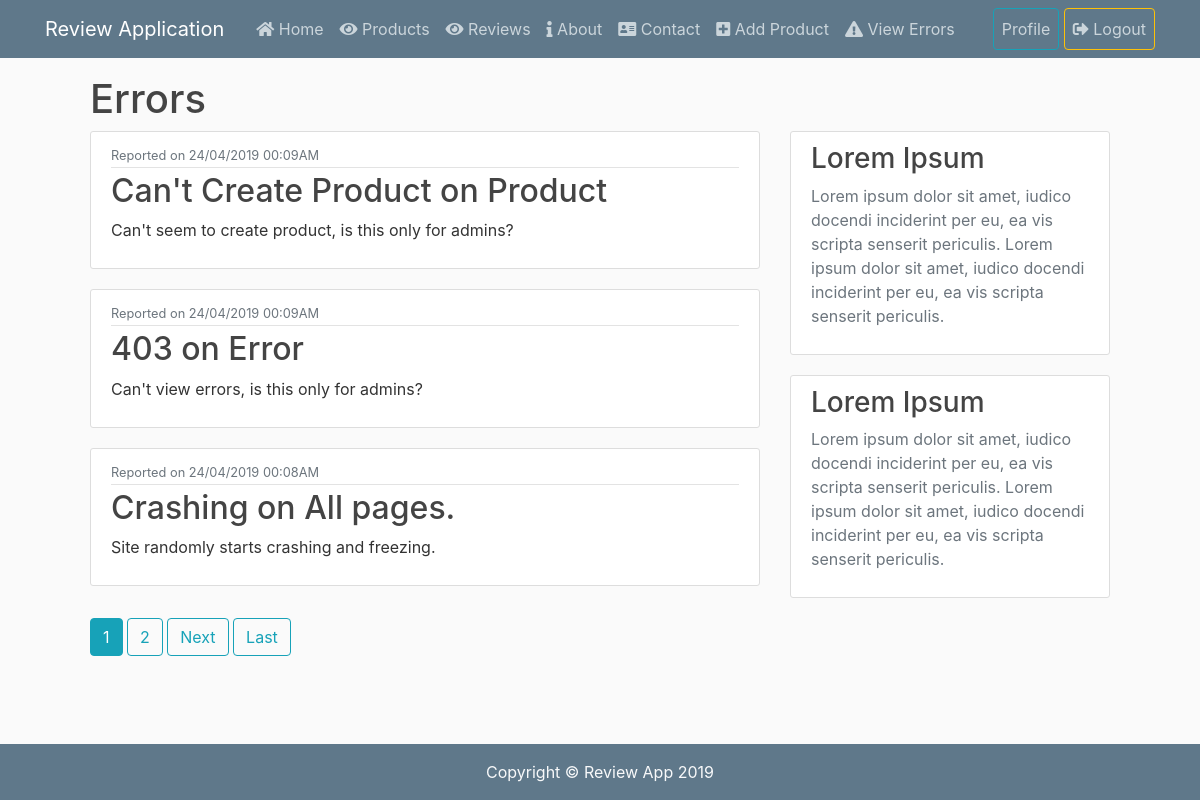
The page /error/ (signed in) on the database its author committed.
### reviewApp/models.py (models this page shows, shortened)
class Error(models.Model):
	type = models.CharField(max_length=50)
	page = models.CharField(max_length=100)
	description = models.TextField()
	reportdate = models.DateTimeField(auto_now_add=True)

### reviewApp/views.py (the view)
# urls.py: path('error/', ErrorListView.as_view(), name='reviewApp-error'),
class ErrorListView(LoginRequiredMixin, UserPassesTestMixin, ListView):
	model = Error
	template_name = 'reviewApp/error.html'
	context_object_name = 'errors'
	ordering = ['-reportdate']
	paginate_by = 3
	def test_func(self):
		if self.request.user.is_superuser:
			return True
		return False

### reviewApp/templates/reviewApp/error.html (shortened to what this page needs)
{% extends "reviewApp/base.html" %}
{% block content %}
	<h1>Errors</h1>
	<div class="row">
		<div class="col-md-8">
		{% for error in errors %}
			<article class="media content-section" style="max-height: 170px;">
			  <div class="media-body">
			    <div class="article-metadata">
			      <small class="text-muted">Reported on {{ error.reportdate|date:"d/m/Y H:iA" }}</small>
			    </div>
			    <h2>{{ error.type }} on {{ error.page }}</h2>
		    	<p class="article-content">{{ error.description }}</p>
			  </div>
			</article>
		{% endfor %}
		</div>
		<div class="col-md-4">
			<div class="content-section">
				<h3>Lorem Ipsum</h3>
				<p class='text-muted'>
					Lorem ipsum dolor sit amet, iudico docendi inciderint per eu, ea vis scripta senserit periculis. Lorem ipsum dolor sit amet, iudico docendi inciderint per eu, ea vis scripta senserit periculis.
				</p>
			</div>
			<div class="content-section">
				<h3>Lorem Ipsum</h3>
				<p class='text-muted'>
					Lorem ipsum dolor sit amet, iudico docendi inciderint per eu, ea vis scripta senserit periculis. Lorem ipsum dolor sit amet, iudico docendi inciderint per eu, ea vis scripta senserit periculis.
			</div>
		</div>
	</div>
	{% if is_paginated %}
		{% for num in page_obj.paginator.page_range %}
			{% if page_obj.number == num %}
				<a class="btn btn-info mb-4" href="?page={{ num }}">{{ num }} </a>
			{% elif num > page_obj.number|add:'-3' and num < page_obj.number|add:'3' %}
				<a class="btn btn-outline-info mb-4" href="?page={{ num }}">{{ num }}</a>
			{% endif %}
		{% endfor %}
		{% if page_obj.has_next %}
			<a class="btn btn-outline-info mb-4" href="?page={{ page_obj.next_page_number }}">Next</a>
			<a class="btn btn-outline-info mb-4" href="?page={{ page_obj.paginator.num_pages }}">Last</a>
		{% endif %}
	{% endif %}
{% endblock content %}

### reviewApp/static/css/styles.css (style rules this page uses)
body { background: #fafafa; color: #333333; margin-top: 5rem; }
h1, h2, h3, h4, h5, h6 { color: #444444; }
.content-section { background: #ffffff; padding: 10px 20px; border: 1px solid #dddddd; border-radius: 3px; margin-bottom: 20px; }
.article-content { white-space: pre-line; }
.article-metadata { padding-bottom: 1px; margin-bottom: 4px; border-bottom: 1px solid #e3e3e3 }

### reviewApp/static/css/custom.css (style rules this page uses)
html { position: relative; min-height: 100%; }
body { margin: 50px; padding: 25px; }

### rows shown on the page
Error: reportdate "24/04/2019 00:09AM", type "Can't Create Product", page "Product", description "Can't seem to create product, is this only for admins?"
Error: reportdate "24/04/2019 00:09AM", type "403", page "Error", description "Can't view errors, is this only for admins?"
Error: reportdate "24/04/2019 00:08AM", type "Crashing", page "All pages.", description "Site randomly starts crashing and freezing."

### other values the page prints
{{ num }} "1"
{{ num }} "2"
